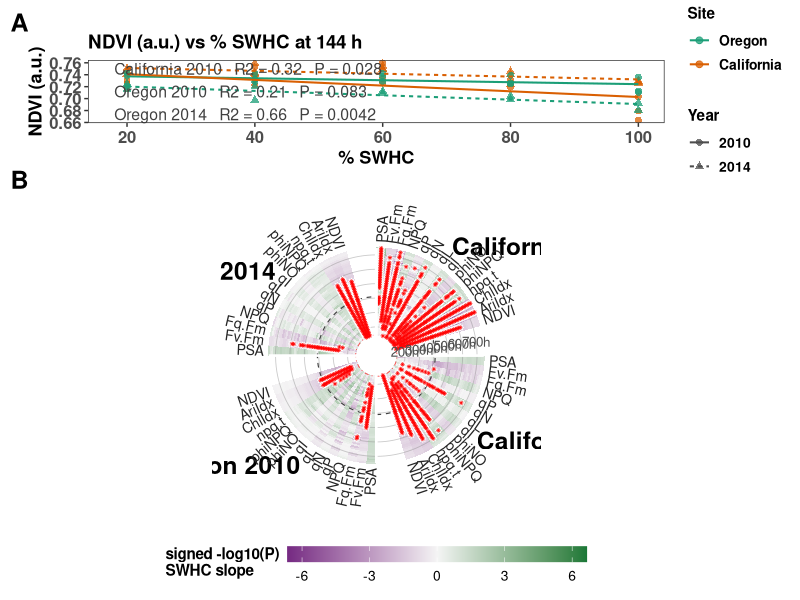

Write R code to recreate this figure.
##################################################################################
## Fig 4: trait ~ SWHC regression, at one timepoint and across the whole
## experiment (MMJ, Nov 2026)
##
##  A  NDVI regressed on % SWHC at the first timepoint at which the regression
##     reaches P < 0.05 in at least one population group, all four groups shown
##  B  the tree-ring: the same regression repeated at every timepoint and for
##     every trait at once. Radius = time, angle = trait, one 90-degree quadrant
##     per population group, fill = the SIGNED strength of the SWHC slope, so
##     direction is visible: green = the trait rises as the pots get wetter,
##     purple = it falls (i.e. the trait is higher under drought).
##
## Every regression is fitted on MATERNAL-LINE MEANS, not on individual plants:
## 15 points per group per timepoint (5 SWHC regimes x 3 lines), 10 for Oregon
## 2014, which has only 2 lines.
##
## Runs off data/PS2_all.csv, written by 0_data_setup.R.
###################################################################################
#Import libraries
library(tidyverse)
library(patchwork)

RUN_BREAK <- (408 + 411) / 2
PANEL_A_TRAIT <- "NDVI"
PANEL_A_LABEL <- "NDVI (a.u.)"
#How many groups must reach P < 0.05 for a timepoint to qualify for panel A.
#1 gives the first timepoint the regression appears anywhere; 2 gives the first
#timepoint at which it is corroborated by a second group.
N_GROUPS_REQUIRED <- 1

#What the ring is coloured by. All three are diverging except "logp".
#  "signed_logp"  sign(slope) x -log10(P)  - direction + strength of evidence
#  "signed_r"     sign(slope) x sqrt(R2)   - direction + effect size (the
#                 correlation between trait and SWHC; comparable across traits,
#                 which a raw slope is not, since the traits have different units)
#  "logp"         -log10(P) alone, the earlier version of this figure: strength
#                 of evidence only, direction invisible
FILL_MODE <- "signed_logp"

#NB: 0_data_setup.R renames Roi.Mask to PSA, so the column here is PSA.
trait_order <- c("PSA","Fv.Fm","Fq.Fm","NPQ","qP","qN","qL","qI",
                 "phiNO","phiNPQ","npq.t","ChlIdx","AriIdx","NDVI")
trait_label <- setNames(trait_order, trait_order)
#PSA keeps its abbreviation here, as in Fig 1; the traits are spelled out in the legend.

#Quadrants clockwise from the top: 2014 upper half, 2010 lower half,
#California on the right, Oregon on the left - as in Figure 1.
group_order <- c("California 2014", "California 2010", "Oregon 2010", "Oregon 2014")

#Import Data (already maternal-line means per Population x Treatment x TOE)
PS2_all <- read_csv("data/PS2_all.csv") %>%
  mutate(Group = paste(Site, Year),
         SWHC = as.numeric(gsub("%", "", Treatment)))

cat("points per group per timepoint:\n")
print(PS2_all %>% count(Group, TOE) %>% count(Group, n, name = "timepoints"))

############################################################################################################
#One regression per Group x Trait x TOE, on the line means

fit_one <- function(d, trait) {
  if (!trait %in% names(d)) stop("column not found in PS2_all: ", trait)
  u <- d[is.finite(d[[trait]]) & is.finite(d$SWHC), ]
  if (nrow(u) < 6 || length(unique(u$SWHC)) < 3)
    return(tibble(slope = NA_real_, P = NA_real_, R2 = NA_real_, n = nrow(u)))
  m <- lm(u[[trait]] ~ u$SWHC); s <- summary(m)
  tibble(slope = coef(m)[2], P = s$coefficients[2, 4], R2 = s$r.squared, n = nrow(u))
}

reg <- map_dfr(trait_order, function(tr) {
  PS2_all %>%
    group_by(Group, TOE) %>%
    group_modify(~ fit_one(.x, tr)) %>%
    ungroup() %>%
    mutate(Trait = tr)
})

reg <- reg %>%
  mutate(LOD = -log10(P),
         Group = factor(Group, levels = group_order),
         Trait = factor(Trait, levels = trait_order)) %>%
  group_by(Group, Trait) %>%
  mutate(FDR = p.adjust(P, method = "BH")) %>%      # across timepoints, within trait x group
  ungroup()

#The quantity the ring is filled with. A raw slope cannot be put on one colour
#scale across the 14 traits - PSA is an area in a.u., Fv/Fm is a ratio between 0
#and 1 - so the sign of the slope is carried by the sign of the fill and the
#magnitude by a quantity that IS comparable across traits.
reg <- reg %>%
  mutate(Fill = switch(FILL_MODE,
                       signed_logp = sign(slope) * LOD,
                       signed_r    = sign(slope) * sqrt(R2),
                       logp        = LOD,
                       stop("unknown FILL_MODE: ", FILL_MODE)))

FILL_NAME <- switch(FILL_MODE,
                    signed_logp = "signed -log10(P)\nSWHC slope",
                    signed_r    = "signed sqrt(R2)\nSWHC slope",
                    logp        = "-log10(P)\nSWHC slope")

write_csv(reg, "data/Fig4_trait_vs_SWHC_lineMeans.csv")

cat("\nfill =", FILL_MODE, "| negative (purple) slopes:",
    sum(reg$slope < 0, na.rm = TRUE), "of", sum(!is.na(reg$slope)), "cells\n")

############################################################################################################
# Panel A — one timepoint

qualifying <- reg %>%
  filter(Trait == PANEL_A_TRAIT, P < 0.05) %>%
  count(TOE, name = "n_groups") %>%
  filter(n_groups >= N_GROUPS_REQUIRED) %>%
  arrange(TOE)

TOE_A <- qualifying$TOE[1]
cat("\nPanel A timepoint: TOE", TOE_A, "h  (first with >=", N_GROUPS_REQUIRED,
    "group(s) at P < 0.05 for", PANEL_A_TRAIT, ")\n")
cat("   next few qualifying timepoints:", head(qualifying$TOE, 6), "\n\n")

A_dat <- PS2_all %>%
  filter(TOE == TOE_A) %>%
  mutate(Site = factor(Site, levels = c("Oregon", "California")),
         Year = factor(Year, levels = c(2010, 2014)))

A_fit <- reg %>%
  filter(Trait == PANEL_A_TRAIT, TOE == TOE_A) %>%
  mutate(lab = paste0(Group, "   R2 = ", formatC(R2, format = "f", digits = 2),
                      "   P = ", formatC(P, format = "g", digits = 2)))
print(A_fit %>% select(Group, n, slope, R2, P))

A_lab <- paste(A_fit$lab[match(group_order, A_fit$Group)], collapse = "\n")

Fig4A <- ggplot(A_dat, aes(x = SWHC, y = .data[[PANEL_A_TRAIT]],
                           color = Site, linetype = Year)) +
  geom_point(aes(shape = Year), size = 2, alpha = 0.75) +
  geom_smooth(method = "lm", se = FALSE, formula = y ~ x, linewidth = 0.7) +
  annotate("text", x = 18, y = min(A_dat[[PANEL_A_TRAIT]], na.rm = TRUE),
           label = A_lab, hjust = 0, vjust = 0, size = 4.0, color = "grey25") +
  scale_color_brewer(palette = "Dark2") +
  scale_shape_manual(values = c("2010" = 16, "2014" = 17)) +
  scale_x_continuous(breaks = c(20, 40, 60, 80, 100)) +
  guides(linetype = guide_legend(override.aes = list(color = "grey30")),
         shape    = guide_legend(override.aes = list(color = "grey30"))) +
  labs(x = "% SWHC", y = PANEL_A_LABEL,
       title = paste0(PANEL_A_LABEL, " vs % SWHC at ", TOE_A, " h")) +
  theme_bw() +
  theme(panel.grid = element_blank(),
        axis.text = element_text(size = 12, face = "bold"),
        axis.title = element_text(size = 13, face = "bold"),
        plot.title = element_text(size = 13.5, face = "bold"),
        plot.margin = margin(2, 2, 0, 2),
        legend.title = element_text(size = 11, face = "bold"),
        legend.text = element_text(size = 10, face = "bold"))

############################################################################################################
# Panel B — the tree-ring

n_traits <- length(trait_order)
n_gap    <- 3
block    <- n_traits + n_gap
gap_id   <- paste0("__gap", seq_len(n_gap))

slot_levels <- unlist(lapply(group_order, function(g)
  c(paste(g, trait_order, sep = ": "), paste0(g, gap_id))))
reg$Slot <- factor(paste(reg$Group, reg$Trait, sep = ": "), levels = slot_levels)

max_toe <- max(reg$TOE, na.rm = TRUE)
n_slots <- length(slot_levels)

#geom_tile takes its height from the SMALLEST gap between TOE values. The grid is
#12 h everywhere except across the run break (408 -> 411 = 3 h), so left to itself
#it draws every tile 3 h tall and the ring comes out as thin slivers separated by
#white. Set the height to the usual spacing instead.
toe_steps <- diff(sort(unique(reg$TOE)))
tile_h <- as.numeric(names(sort(table(toe_steps), decreasing = TRUE))[1])
cat("tile height set to", tile_h, "h (modal TOE spacing; min gap is",
    min(toe_steps), "h)\n")

boundaries     <- 0.5 + block * (0:length(group_order))
divider_df     <- data.frame(x = boundaries, y = 0, yend = max_toe)
label_center_x <- boundaries[-length(boundaries)] + n_traits / 2

#Quadrant names horizontal, in the corner each quadrant points into
group_label_df <- data.frame(x = label_center_x, label = group_order, y = max_toe * 1.17)
deg <- 90 - 360 * (group_label_df$x - 0.5) / n_slots
group_label_df$hjust <- ifelse(cos(deg * pi / 180) > 0, 0, 1)
group_label_df$vjust <- ifelse(sin(deg * pi / 180) > 0, 0, 1)

toe_breaks   <- c(200, 300, 400, 500, 600, 700)
toe_breaks   <- toe_breaks[toe_breaks <= max_toe]
toe_label_x  <- match(paste0(group_order[1], gap_id[ceiling(n_gap / 2)]), slot_levels)
toe_label_df <- data.frame(x = toe_label_x, y = toe_breaks, label = paste0(toe_breaks, "h"))
trait_label_df <- data.frame(
  Slot = factor(paste(rep(group_order, each = n_traits),
                      rep(trait_order, times = length(group_order)), sep = ": "),
                levels = slot_levels),
  trait_label = rep(unname(trait_label[trait_order]), times = length(group_order)))
trait_label_df$slot_index <- as.integer(trait_label_df$Slot)
trait_label_df$angle <- 90 - 360 * (trait_label_df$slot_index - 0.5) / n_slots
trait_label_df$hjust <- ifelse(trait_label_df$angle < -90, 1, 0)
trait_label_df$angle <- ifelse(trait_label_df$angle < -90, trait_label_df$angle + 180, trait_label_df$angle)
trait_label_df$y     <- max_toe * 1.05

#Mark the timepoint shown in panel A
a_ring <- data.frame(y = TOE_A)

#Diverging scale centred on zero, so a sign change is a colour change and a
#non-responding trait fades to near-white rather than to one end of the ramp.
#Limits are symmetric, otherwise the white would not sit at slope = 0.
if (FILL_MODE == "logp") {
  fill_scale <- scale_fill_distiller(palette = "GnBu", direction = 1,
                                     name = FILL_NAME, na.value = "grey90")
} else {
  fill_max <- max(abs(reg$Fill), na.rm = TRUE)
  fill_scale <- scale_fill_gradient2(low = "#762A83", mid = "grey96", high = "#1B7837",
                                     midpoint = 0, limits = c(-fill_max, fill_max),
                                     name = FILL_NAME, na.value = "grey90")
}

Fig4B <- ggplot(reg, aes(x = Slot, y = TOE, fill = Fill)) +
  geom_tile(height = tile_h) +
  geom_hline(yintercept = toe_breaks, color = "grey55", linewidth = 0.3, alpha = 0.45) +
  geom_hline(yintercept = RUN_BREAK, color = "grey25", linewidth = 0.4, linetype = "dashed") +
  geom_hline(data = a_ring, aes(yintercept = y), color = "red", linewidth = 0.3,
             linetype = "dotdash", alpha = 0.7) +
  geom_point(data = subset(reg, FDR < 0.05), shape = 8, size = 1.05,
             color = "white", stroke = 0.65) +
  geom_point(data = subset(reg, FDR < 0.05), shape = 8, size = 0.7,
             color = "red", stroke = 0.35) +
  geom_segment(data = divider_df, aes(x = x, xend = x, y = y, yend = yend),
               inherit.aes = FALSE, color = "white", linewidth = 0.9) +
  geom_text(data = group_label_df, aes(x = x, y = y, label = label, hjust = hjust, vjust = vjust),
            inherit.aes = FALSE, fontface = "bold", size = 6.2, angle = 0) +
  geom_text(data = toe_label_df, aes(x = x, y = y, label = label),
            inherit.aes = FALSE, size = 3.4, hjust = 0.5, color = "grey30") +
  geom_text(data = trait_label_df, aes(x = Slot, y = y, label = trait_label,
                                       angle = angle, hjust = hjust),
            inherit.aes = FALSE, size = 3.6, color = "grey15") +
  fill_scale +
  scale_x_discrete(drop = FALSE) +
  scale_y_continuous(limits = c(0, max_toe * 1.22), expand = c(0, 0)) +
  coord_polar(theta = "x") +
  theme_minimal() +
  guides(fill = guide_colourbar(title.position = "left", title.vjust = 0.9,
                                barwidth = unit(15, "lines"), barheight = unit(0.8, "lines"))) +
  theme(axis.text = element_blank(), axis.ticks = element_blank(),
        panel.grid = element_blank(), axis.title = element_blank(),
        legend.position = "bottom",       # frees the full page width for the ring
        legend.title = element_text(size = 11, face = "bold"),
        legend.text = element_text(size = 10),
        plot.margin = margin(0, 0, 0, 0))

############################################################################################################
#Assemble

Fig4 <- Fig4A / Fig4B +
  plot_layout(heights = c(1, 5.2)) +
  plot_annotation(tag_levels = list(c("A", "B"))) &
  theme(plot.tag = element_text(size = 18, face = "bold"))

#NB: do not print Fig4 after this - a bare `Fig4` under Rscript writes Rplots.pdf.
ggsave("paper_graphs/Figure 4.pdf", Fig4, width = 13, height = 16)

cat("\nFDR < 0.05 cells:", sum(reg$FDR < 0.05, na.rm = TRUE), "of", sum(!is.na(reg$P)), "\n")
cat("sign of the slope in the FDR-significant cells, per trait",
    "(neg = higher under drought):\n")
print(reg %>% filter(FDR < 0.05) %>%
        group_by(Trait) %>%
        summarise(neg = sum(slope < 0), pos = sum(slope > 0), .groups = "drop"))
cat("significant timepoints per trait x group:\n")
print(reg %>% mutate(s = FDR < 0.05) %>%
        group_by(Trait, Group) %>% summarise(n = sum(s, na.rm = TRUE), .groups = "drop") %>%
        pivot_wider(names_from = Group, values_from = n))
